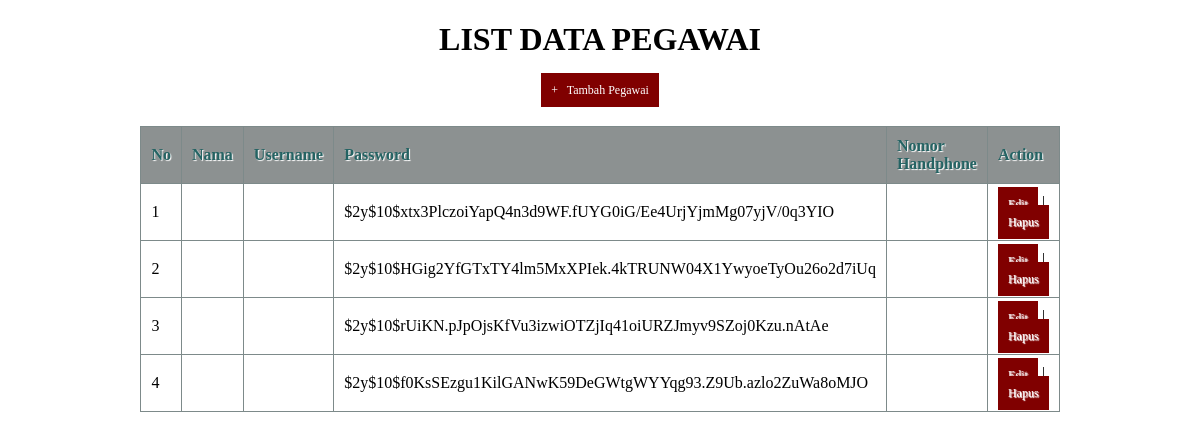
The app's page /Tabel_List_Pegawai/index.php, older data.
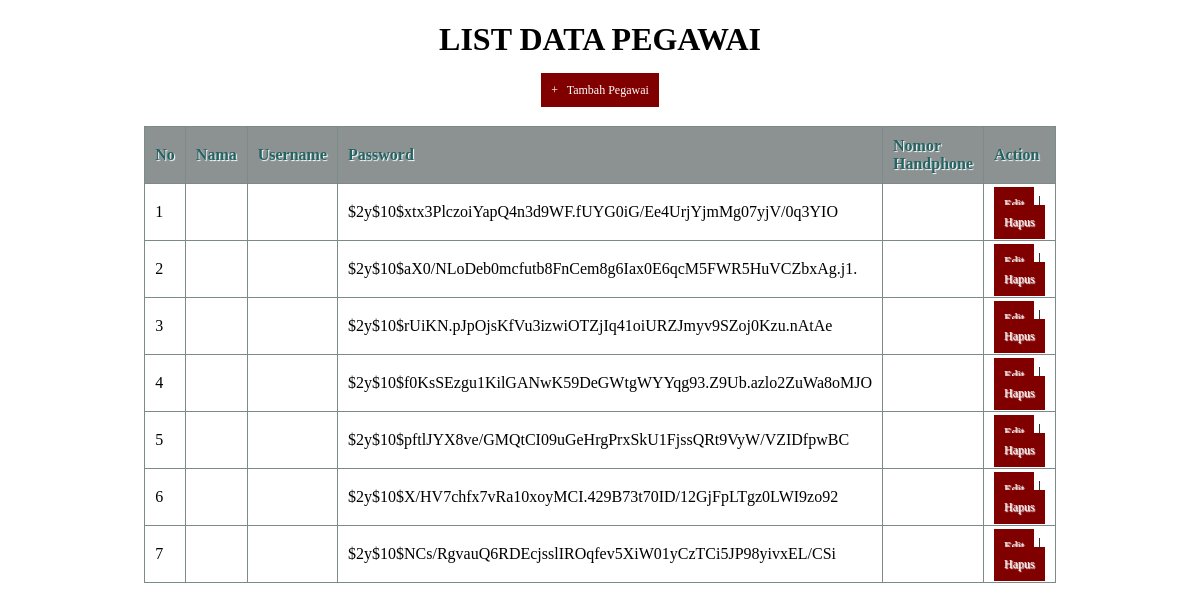
The same page, newer data.
### tables this page shows
CREATE TABLE `user` (
  `id` int(11) NOT NULL,
  `name` varchar(128) NOT NULL,
  `email` varchar(128) NOT NULL,
  `image` varchar(128) NOT NULL,
  `password` varchar(256) NOT NULL,
  `role_id` int(11) NOT NULL,
  `is_active` int(1) NOT NULL,
  `date_created` int(11) NOT NULL
);

### Tabel_List_Pegawai/index.php (the view, shortened to what this page needs)
<?php
    include('koneksi.php');
?>
<!DOCTYPE html>
<html lang="en">
<head>
</head>
<body>
        <center><h1>List Data Pegawai</h1></center>
        <center><a href="tambah_data.php">+ &nbsp; Tambah Pegawai</a></center>
        <br>
        <table>
            <thead>
                    <tr>
                        <th>No</th>
                        <th>Nama</th>
                        <th>Username</th>
                        <th>Password</th>
                        <th>Nomor Handphone</th>
                        <th>Action</th>
                    </tr>
            </thead>
            <tbody>
                <?php
                    $query = "SELECT * FROM user ORDER BY id ASC";
                    $result = mysqli_query($koneksi, $query);
                    $no = 1;
                    while($row = mysqli_fetch_assoc($result))
                    {
                        ?>
                        <tr>
                            <td><?php echo $no; ?></td>
                            <td><?php echo $row['nama'];?></td>
                            <td><?php echo $row['username'];?></td>
                            <td><?php echo $row['password'];?></td>
                            <td><?php echo $row['no_hp'];?></td>
                            <td>
                            <a href="edit_data.php?id=<?php echo $row['id']; ?>">Edit</a> |
                            <a href="hapus_data.php?id=<?php echo $row['id']; ?>" onclick="return confirm{'Anda yakin ingin menghapus data ini?')">Hapus</a>
                            </td>
                        </tr>
                        <?php
                            $no++;
                    }
                        ?>
            </tbody>
        </table>
</body>
</html>

Row changes from the older to the newer data that the page shows:
changed user: password "$2y$10$HGig2YfGTxTY4lm5MxXPIek.4kTRUNW04X1YwyoeTyOu26o2d7iUq" → "$2y$10$aX0/NLoDeb0mcfutb8FnCem8g6Iax0E6qcM5FWR5HuVCZbxAg.j1."
added user: password "$2y$10$pftlJYX8ve/GMQtCI09uGeHrgPrxSkU1FjssQRt9VyW/VZIDfpwBC"
added user: password "$2y$10$X/HV7chfx7vRa10xoyMCI.429B73t70ID/12GjFpLTgz0LWI9zo92"
added user: password "$2y$10$NCs/RgvauQ6RDEcjsslIROqfev5XiW01yCzTCi5JP98yivxEL/CSi"
